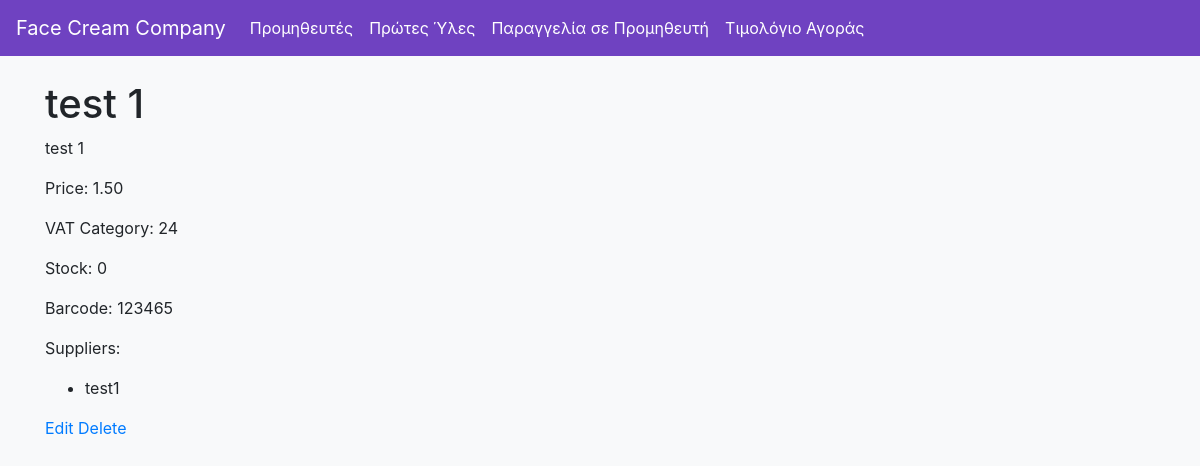
Before: /api/rawmaterials/1/ with the older database file.
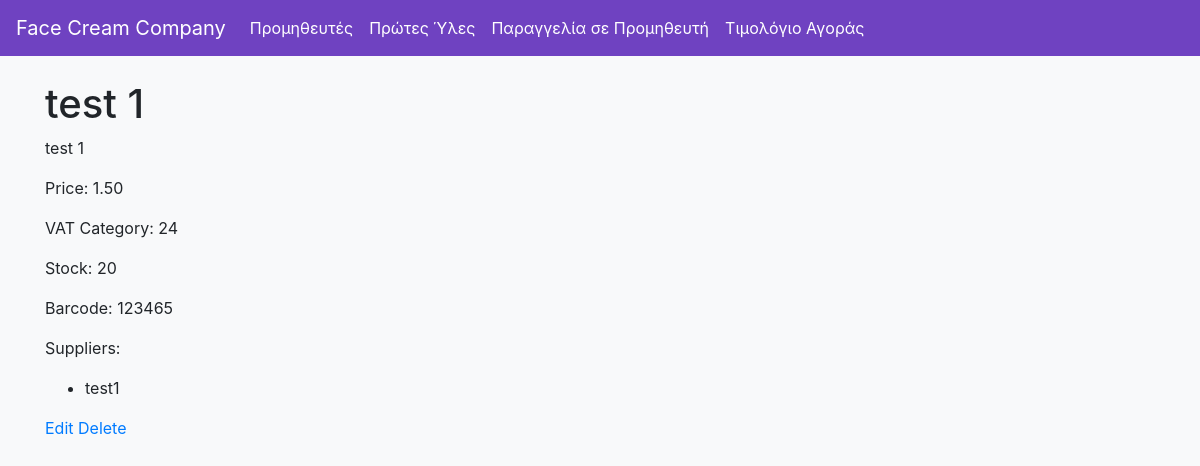
After: the same page with the newer database file.
### raw_materials/models.py (models this page shows, shortened)
class RawMaterial(models.Model):
    code = models.CharField(max_length=20, unique=True)
    name = models.CharField(max_length=100)
    description = models.TextField()
    price = models.DecimalField(max_digits=10, decimal_places=2)
    vat_category = models.CharField(max_length=50)
    stock = models.IntegerField()
    barcode = models.CharField(max_length=50)
    suppliers = models.ManyToManyField(Supplier)

### raw_materials/views.py (the view)
# urls.py: path('rawmaterials/<int:pk>/', RawMaterialDetailView.as_view(), name='rawmaterial_detail'),
class RawMaterialDetailView(DetailView):
    model = RawMaterial
    template_name = 'raw_materials/rawmaterial_detail.html'
    context_object_name = 'rawmaterial'

### raw_materials/templates/raw_materials/rawmaterial_detail.html
{% extends 'base.html' %}
{% block content %}
<h1>{{ rawmaterial.name }}</h1>
<p>{{ rawmaterial.description }}</p>
<p>Price: {{ rawmaterial.price }}</p>
<p>VAT Category: {{ rawmaterial.vat_category }}</p>
<p>Stock: {{ rawmaterial.stock }}</p>
<p>Barcode: {{ rawmaterial.barcode }}</p>
<p>Suppliers:</p>
<ul>
    {% for supplier in rawmaterial.suppliers.all %}
        <li>{{ supplier.name }}</li>
    {% endfor %}
</ul>
<a href="{% url 'rawmaterial_update' rawmaterial.pk %}">Edit</a>
<a href="{% url 'rawmaterial_delete' rawmaterial.pk %}">Delete</a>
{% endblock %}

Changed rows visible on the page:
changed RawMaterial "test 1": stock "0" → "20"
